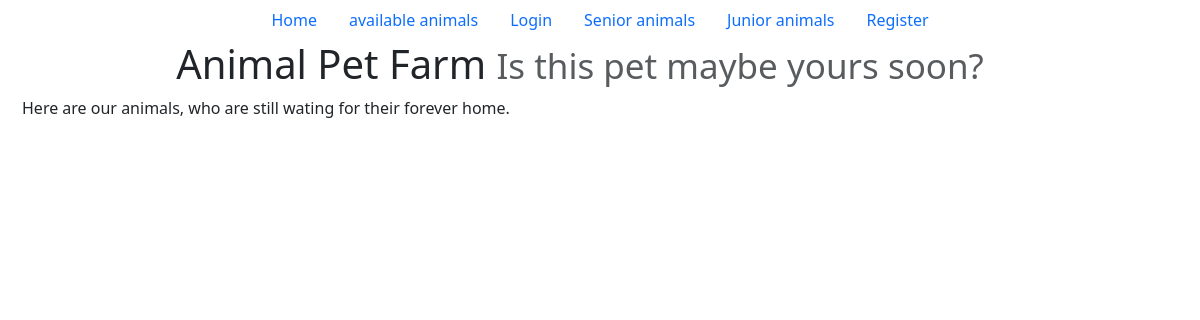
/displayanimals.php?age=2, run on an earlier commit of the app's database.
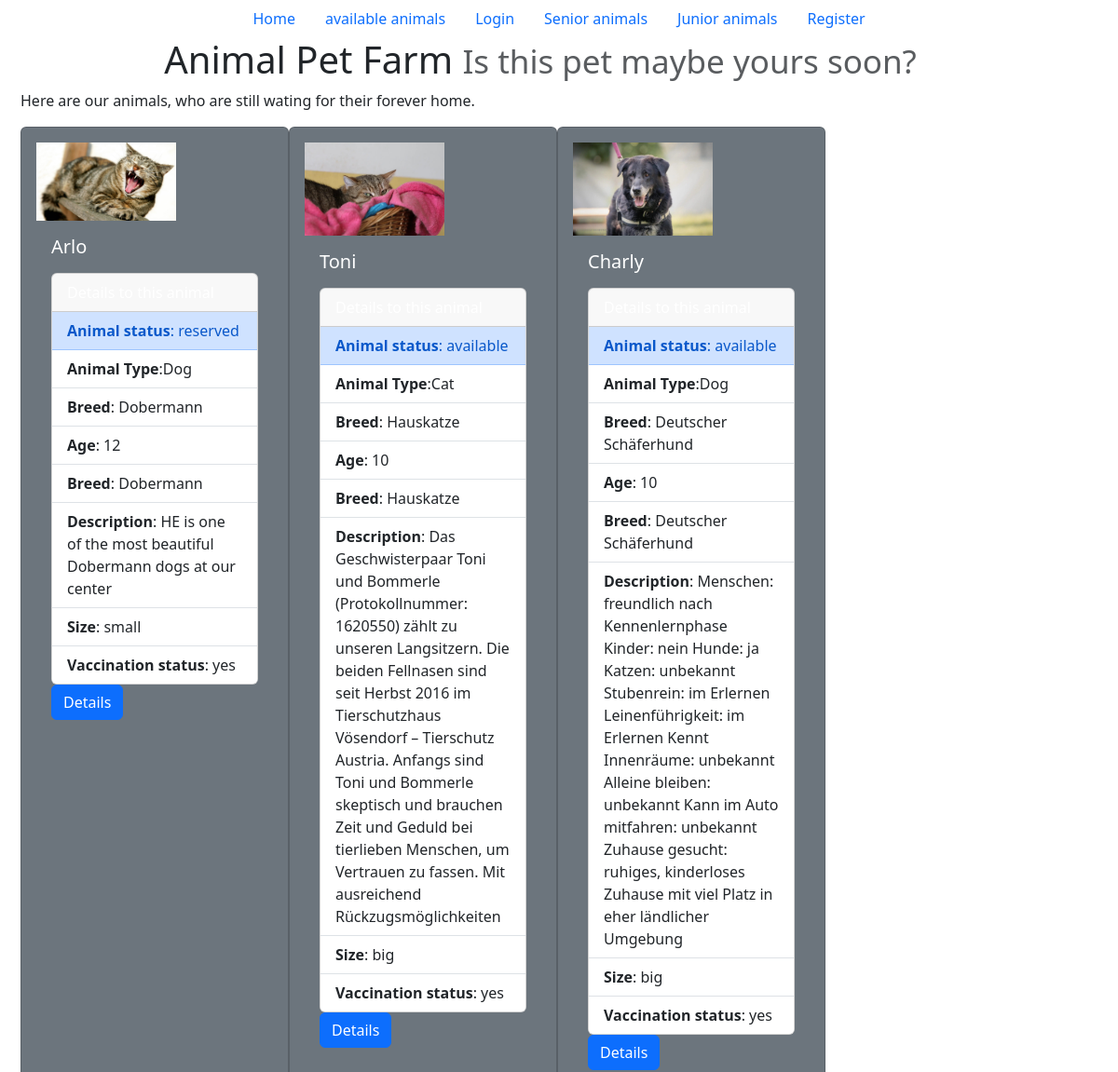
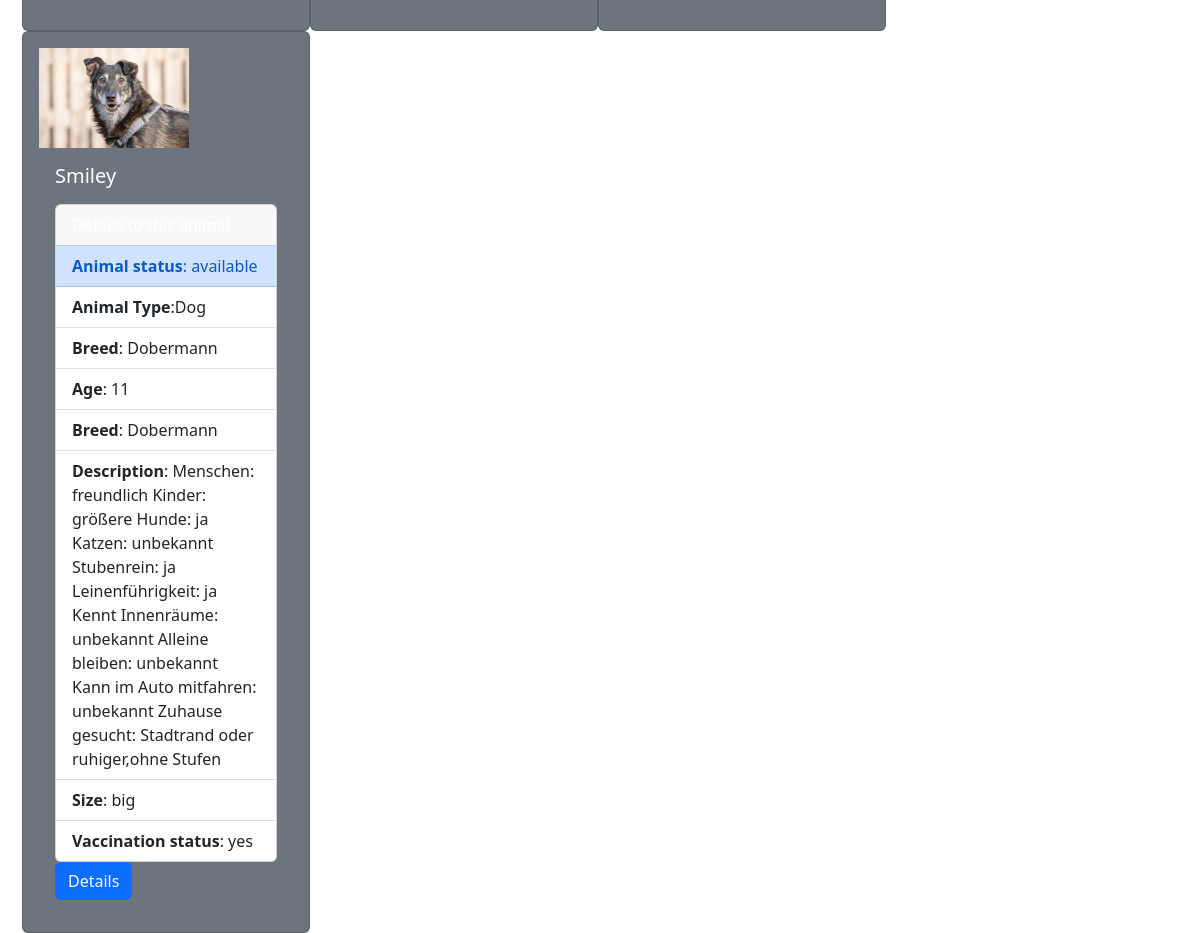
And on a later commit of the database (2 pictures, top to bottom).
### tables this page shows
CREATE TABLE `pets` (
  `pet_id` int(11) NOT NULL,
  `name` varchar(200) NOT NULL,
  `picture` varchar(255) NOT NULL,
  `age` int(11) NOT NULL,
  `description` varchar(500) NOT NULL,
  `fk_animal_type_id` int(11) NOT NULL,
  `fk_breed_id` int(11) NOT NULL,
  `fk_vaccination_id` int(11) NOT NULL,
  `fk_size_id` int(11) NOT NULL,
  `fk_status_id` int(11) NOT NULL
);

CREATE TABLE `animal_status` (
  `animalstatus_id` int(11) NOT NULL,
  `animal_status` varchar(20) DEFAULT NULL
);

CREATE TABLE `animal_type` (
  `type_id` int(11) NOT NULL,
  `animal_type` varchar(100) DEFAULT NULL
);

CREATE TABLE `breed` (
  `breed_id` int(11) NOT NULL,
  `breed_name` varchar(100) DEFAULT NULL
);

CREATE TABLE `animal_size` (
  `size_id` int(11) NOT NULL,
  `size` varchar(20) DEFAULT NULL
);

CREATE TABLE `vaccination` (
  `vacc_id` int(11) NOT NULL,
  `vacc_text` varchar(20) DEFAULT NULL
);

### displayanimals.php (the view, shortened to what this page needs)
<?php
    require "components/db_connect.php";
    $layout = "";
    if($_GET["age"] == 2){
        $sql="select pets.pet_id, pets.picture, pets.name, pets.age, animal_type.animal_type, pets.description, vaccination.vacc_text, animal_size.size, animal_status.animal_status, breed.breed_name from pets
        inner join animal_type on pets.fk_animal_type_id = animal_type.type_id
        inner join vaccination on pets.fk_vaccination_id = vaccination.vacc_id
        inner join animal_size on pets.fk_size_id = animal_size.size_id
        inner join animal_status on pets.fk_status_id = animal_status.animalstatus_id
        inner join breed on pets.fk_breed_id = breed.breed_id where pets.age>8";
        $result = mysqli_query ($connect, $sql);
        $layout = "";
        if (mysqli_num_rows ($result) > 0){
            while($row = mysqli_fetch_assoc($result)){
                $layout .= "
            <div class='d-flex flex-wrap row-cols-auto'>
                <div class='card d-inline p-3 bg-secondary text-white' style='width: 18rem;'>
                    <img src='pictures/animals/" .$row['picture']."' width='150' alt='Card image cap'</img>
                        <div class='card-body'>
                            <h5 class='card-title'>{$row['name']}</h5>
                            <p class='card-text'>
                                <div class='card w-90 align-content-center'>
                                <div class='card-header'>
                                Details to this animal
                                </div>
                                    <ul class='list-group list-group-flush w-100'>
                                        <li class='list-group-item list-group-item-primary w-100'><b>Animal status</b>: {$row['animal_status']}</li>
                                        <li class='list-group-item '><b>Animal Type</b>:{$row['animal_type']}</li>
                                        <li class='list-group-item '><b>Breed</b>: {$row['breed_name']}</li>
                                        <li class='list-group-item '><b>Age</b>: {$row['age']}</li>
                                        <li class='list-group-item '><b>Breed</b>: {$row['breed_name']}</li>
                                        <li class='list-group-item '><b>Description</b>: {$row['description']}</li>
                                        <li class='list-group-item '><b>Size</b>: {$row['size']}</li>
                                        <li class='list-group-item '><b>Vaccination status</b>: {$row['vacc_text']}</li>
                                    </ul>
                        </div>
                      <a href='details_animal.php?pet_id={$row["pet_id"]}' class='btn btn-primary'>Details</a>
                    </div>
                </div>
            </div>
                    ";
            };
        }else{
            $layout .= "no result";
        };
    }
?>
<!DOCTYPE html>
<html lang="en">
<head>
  <link rel="stylesheet" href="css/bootstrap.css">
</head>
<body>
<ul class="nav justify-content-center">
    <li class="nav-item">
        <a class="nav-link active" aria-current="page" href="index.php">Home</a>
    </li>
    <li class="nav-item">
        <a class="nav-link active" aria-current="page" href="home.php">available animals</a>
    </li>
    <li class="nav-item">
        <a class="nav-link" href="login.php">Login</a>
    </li>
    <li class="nav-item">
        <a class="nav-link" href="displayanimals.php?age=2" id="senior">Senior animals</a>
    </li>
    <li class="nav-item">
        <a class="nav-link" href="displayanimals.php?age=4" id="senior">Junior animals</a>
    </li>
     <li class="nav-item">
        <a class="nav-link" href="register.php">Register</a>
    </li>
</ul>
    <div class="container " style="margin-left:10px;">
        <h1 class="text-center"> Animal Pet Farm <small class="text-muted">Is this pet maybe yours soon?</small></h1>
        <p> Here are our animals, who are still wating for their forever home.
        <div class="d-flex flex-wrap">
            <?php
                echo $layout;
            ?>
            <br>
        </div>
    </div>
</body>
</html>

What changed in the data, as far as the page shows it:
added pets: picture (picture), name "Arlo", fk_status.animal_status "reserved", fk_animal_type.animal_type "Dog", fk_breed.breed_name "Dobermann", age "12", description "HE is one of the most beautiful Dobermann dogs at our center", fk_size.size "small", fk_vaccination.vacc_text "yes"
added pets: picture (picture), name "Toni", fk_status.animal_status "available", fk_animal_type.animal_type "Cat", fk_breed.breed_name "Hauskatze", age "10", description "Das Geschwisterpaar Toni und Bommerle (Protokollnummer: 1620550) zählt zu unseren Langsitzern. Die beiden Fellnasen sind seit Herbst 2016 im Tierschutzhaus Vösendorf – Tierschutz Austria. Anfangs sind Toni und Bommerle skeptisch und brauchen Zeit und Geduld bei tierlieben Menschen, um Vertrauen zu fassen. Mit ausreichend Rückzugsmöglichkeiten", fk_size.size "big", fk_vaccination.vacc_text "yes"
added pets: picture (picture), name "Charly", fk_status.animal_status "available", fk_animal_type.animal_type "Dog", fk_breed.breed_name "Deutscher Schäferhund", age "10", description "Menschen: freundlich nach Kennenlernphase Kinder: nein Hunde: ja Katzen: unbekannt Stubenrein: im Erlernen Leinenführigkeit: im Erlernen Kennt Innenräume: unbekannt Alleine bleiben: unbekannt Kann im Auto mitfahren: unbekannt Zuhause gesucht: ruhiges, kinderloses Zuhause mit viel Platz in eher ländlicher Umgebung", fk_size.size "big", fk_vaccination.vacc_text "yes"
added pets: picture (picture), name "Smiley", fk_status.animal_status "available", fk_animal_type.animal_type "Dog", fk_breed.breed_name "Dobermann", age "11", description "Menschen: freundlich Kinder: größere Hunde: ja Katzen: unbekannt Stubenrein: ja Leinenführigkeit: ja Kennt Innenräume: unbekannt Alleine bleiben: unbekannt Kann im Auto mitfahren: unbekannt Zuhause gesucht: Stadtrand oder ruhiger,ohne Stufen", fk_size.size "big", fk_vaccination.vacc_text "yes"
